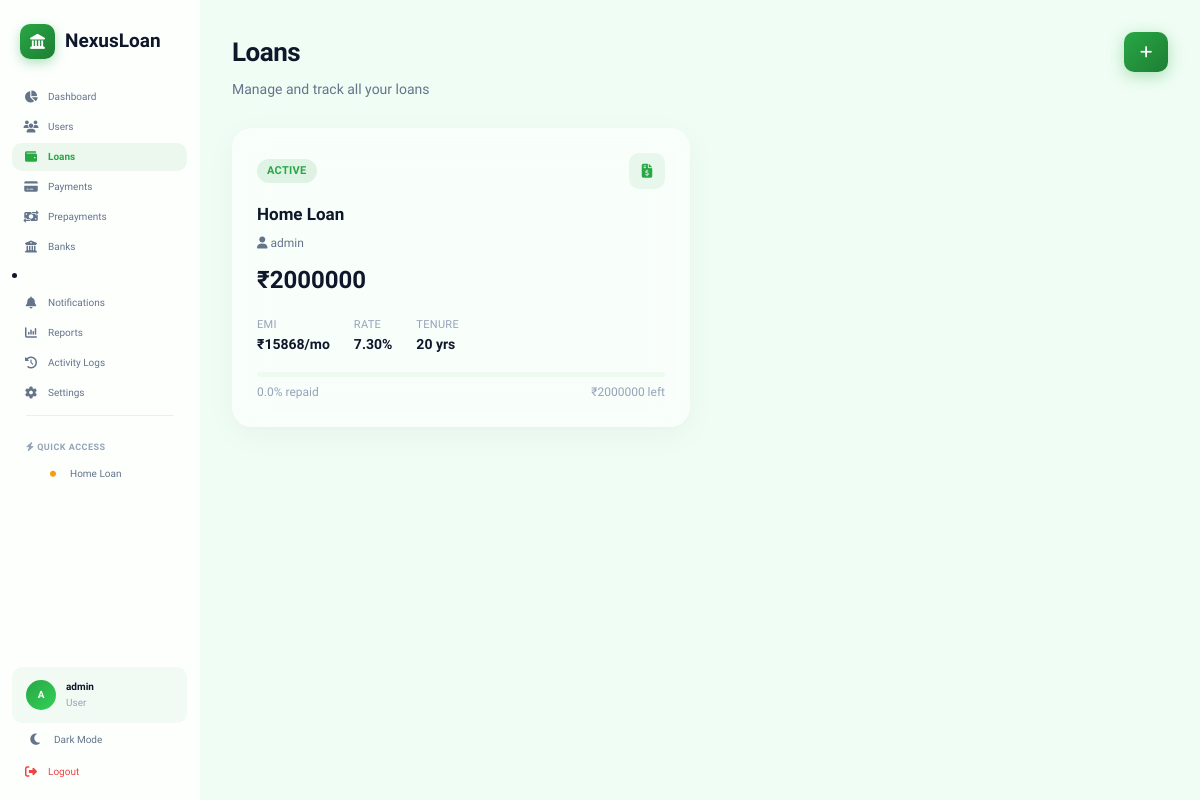
Page /loans/ (signed in) on the earlier database version.
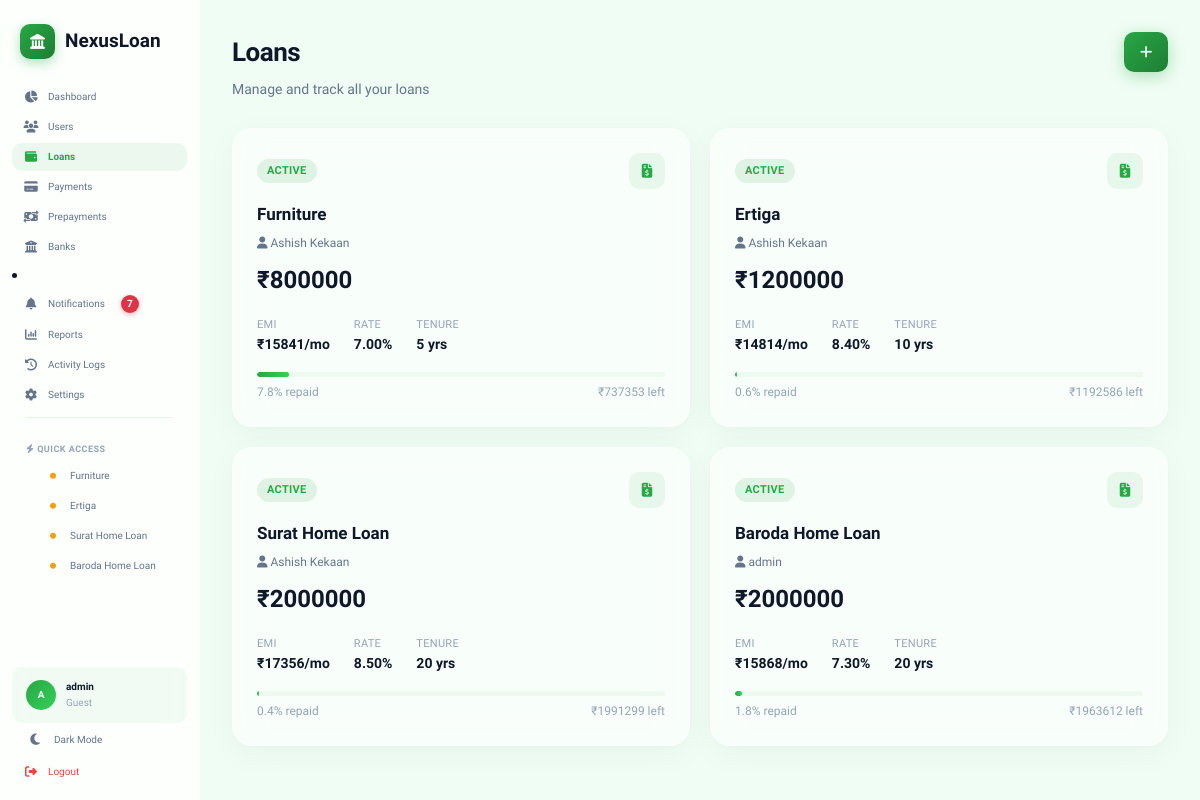
Same page on the later database version.
### loans/models.py (models this page shows, shortened)
class Loan(models.Model):
    STATUS_CHOICES = [
        ("active", "Active"),
        ("closed", "Closed"),
        ("default", "Default"),
    ]
    LOAN_TYPE_CHOICES = [
        ("home", "Home Loan"),
        ("car", "Car Loan"),
        ("education", "Education Loan"),
        ("personal", "Personal Loan"),
        ("business", "Business Loan"),
        ("gold", "Gold Loan"),
        ("other", "Other"),
    ]
    EMI_FREQUENCY_CHOICES = [
        ("monthly", "Monthly"),
        ("quarterly", "Quarterly"),
        ("half_yearly", "Half Yearly"),
        ("yearly", "Yearly"),
    ]
    user = models.ForeignKey(
        settings.AUTH_USER_MODEL, on_delete=models.CASCADE, related_name="loans"
    )
    loan_name = models.CharField(max_length=200)
    loan_type = models.CharField(
        max_length=20, choices=LOAN_TYPE_CHOICES, default="home"
    )
    amount = models.DecimalField(max_digits=15, decimal_places=2)
    interest_rate = models.DecimalField(max_digits=5, decimal_places=2)
    tenure_years = models.PositiveIntegerField()
    emi = models.DecimalField(max_digits=15, decimal_places=2)
    start_date = models.DateField()
    first_emi_date = models.DateField(
        null=True,
        blank=True,
        help_text="Date on which first EMI will be deducted.",
    )
    emi_frequency = models.CharField(
        max_length=20,
        choices=EMI_FREQUENCY_CHOICES,
        default="monthly",
    )
    auto_debit = models.BooleanField(
        default=True,
        help_text="Automatically deduct EMI on due date.",
    )
    status = models.CharField(max_length=20, choices=STATUS_CHOICES, default="active")
    closed_date = models.DateField(null=True, blank=True)
    remaining_balance = models.DecimalField(max_digits=15, decimal_places=2, default=0)
    total_interest_paid = models.DecimalField(
        max_digits=15, decimal_places=2, default=0
    )
    is_public = models.BooleanField(
        default=False, help_text="Make visible to lenders for investment"
    )
    funded_amount = models.DecimalField(max_digits=15, decimal_places=2, default=0)
    created_at = models.DateTimeField(auto_now_add=True)
    updated_at = models.DateTimeField(auto_now=True)
    class Meta:
        ordering = ["-created_at"]
        verbose_name = "Loan"
        verbose_name_plural = "Loans"
    @property
    def progress_percent(self):
        if self.amount <= 0:
            return 0
        paid = float(self.amount - self.remaining_balance)
        return round(min(paid / float(self.amount) * 100, 100), 1)

### accounts/models.py (models this page shows, shortened)
class Profile(models.Model):
    ROLE_CHOICES = [
        ("guest", "Guest"),
        ("borrower", "Borrower"),
        ("lender", "Lender"),
    ]
    user = models.OneToOneField(
        settings.AUTH_USER_MODEL, on_delete=models.CASCADE, related_name="profile"
    )
    role = models.CharField(max_length=20, choices=ROLE_CHOICES, default="guest")
    phone = models.CharField(max_length=15, blank=True, null=True)
    available_funds = models.DecimalField(max_digits=15, decimal_places=2, default=0)
    kyc_verified = models.BooleanField(default=False)
    pan_number = models.CharField(max_length=10, blank=True, null=True)
    credit_score = models.PositiveIntegerField(
        default=750, help_text="CIBIL score approximation"
    )
    annual_income = models.DecimalField(max_digits=15, decimal_places=2, default=0)
    created_at = models.DateTimeField(auto_now_add=True)

### loans/views.py (the view)
# urls.py: path("loans/", LoanListView.as_view(), name="loan_list"),
class LoanListView(LoginRequiredMixin, ListView):
    model = Loan
    template_name = "loans/loan_list.html"
    context_object_name = "loans"
    paginate_by = 12
    def get_queryset(self):
        queryset = Loan.objects.select_related("user").order_by("-created_at")
        if self.request.user.is_staff:
            return queryset
        return queryset.filter(user=self.request.user)

### loan_manager/context_processors.py (called while the page is built, shortened)
def loan_notifications(request):
    if not request.user.is_authenticated:
        return {
            "header_notifications": [],
            "header_unread_notifications": 0,
        }
    from loans.models import Notification
    if request.user.is_staff:
        notifications = Notification.objects.select_related("loan", "user").order_by(
            "-created_at"
        )[:5]
        unread_count = Notification.objects.filter(is_read=False).count()
    return {
        "header_notifications": notifications,
        "header_unread_notifications": unread_count,
        "is_admin": request.user.is_staff,
    }

### templates/loans/loan_list.html (shortened to what this page needs)
{% extends 'app_layout.html' %}
{% load static %}
{% block app_content %}
<div class="page-header">
    <div>
        <h1 class="page-title">{% if not request.user.is_staff %}My Loans{% else %}Loans{% endif %}</h1>
        <p class="page-subtitle">Manage and track all your loans</p>
    </div>
    <a href="{% url 'create_loan' %}" class="btn btn-primary" title="Create Loan" style="width: 40px; height: 40px;">
        <i class="fas fa-plus"></i>
    </a>
</div>
{% if loans %}
    <div class="loans-grid">
        {% for loan in loans %}
        <a href="{% url 'loan_detail' loan.pk %}" class="loan-card glass-card">
            <div class="loan-card-header">
                <span class="loan-status-badge badge-{{ loan.status }}">{{ loan.status|title }}</span>
                <span class="loan-type"><i class="fas fa-file-invoice-dollar"></i></span>
            </div>
            <h3 class="loan-card-title">{{ loan.loan_name }}</h3>
            {% if request.user.is_staff %}
                <div style="font-size:12px;color:var(--text-secondary);margin-bottom:8px;">
                    <i class="fas fa-user"></i>
                    {{ loan.user.get_full_name|default:loan.user.username }}
                </div>
            {% endif %}
            <div class="loan-card-amount">₹{{ loan.amount|floatformat:0 }}</div>
            <div class="loan-card-meta">
                <div>
                    <span class="lcm-label">EMI</span>
                    <span class="lcm-value">₹{{ loan.emi|floatformat:0 }}/mo</span>
                </div>
                <div>
                    <span class="lcm-label">Rate</span>
                    <span class="lcm-value">{{ loan.interest_rate }}%</span>
                </div>
                <div>
                    <span class="lcm-label">Tenure</span>
                    <span class="lcm-value">{{ loan.tenure_years }} yrs</span>
                </div>
            </div>
            <div class="loan-progress-section">
                <div class="loan-progress-bar">
                    <div class="loan-progress-fill" style="width: {{ loan.progress_percent }}%"></div>
                </div>
                <div class="loan-progress-info">
                    <span>{{ loan.progress_percent }}% repaid</span>
                    <span>₹{{ loan.remaining_balance|floatformat:0 }} left</span>
                </div>
            </div>
        </a>
        {% endfor %}
    </div>
{% endif %}
{% endblock %}

### templates/app_layout.html (shortened to what this page needs)
{% extends 'base.html' %}
{% load static %}
{% block content %}
<div class="app-layout">
    <aside class="sidebar" id="sidebar">
        <div class="sidebar-header">
            <div class="sidebar-logo">
                <div class="logo-icon">
                    <i class="fas fa-landmark"></i>
                </div>
                <span class="logo-text">NexusLoan</span>
            </div>
        </div>
        <nav class="sidebar-nav">
            <a href="{% url 'dashboard' %}" class="nav-item {% if request.resolver_match.url_name == 'dashboard' %}active{% endif %}">
                <i class="fas fa-chart-pie"></i>
                <span>Dashboard</span>
            </a>
            {% if not request.user.is_staff %}
                <a href="{% url 'loan_list' %}" class="nav-item {% if request.resolver_match.url_name == 'loan_list' %}active{% endif %}">
                    <i class="fas fa-wallet"></i>
                    <span>My Loans</span>
                </a>
                <a href="{% url 'payment_dashboard' %}" class="nav-item {% if request.resolver_match.url_name == 'payment_dashboard' %}active{% endif %}">
                    <i class="fas fa-credit-card"></i>
                    <span>Payments</span>
                </a>
                <a href="{% url 'prepayment_dashboard' %}" class="nav-item {% if request.resolver_match.url_name == 'prepayment_dashboard' %}active{% endif %}">
                    <i class="fas fa-money-bill-transfer"></i>
                    <span>Prepayments</span>
                </a>
                <a href="{% url 'documents_dashboard' %}" class="nav-item {% if request.resolver_match.url_name == 'documents_dashboard' %}active{% endif %}">
                    <i class="fas fa-folder-open"></i>
                    <span>Documents</span>
                </a>
                <li>
                    <a href="{% url 'notifications_dashboard' %}" class="nav-item {% if request.resolver_match.url_name == 'notifications_dashboard' %}active{% endif %}">
                        <i class="fas fa-bell"></i>
                        <span>Notifications</span>
                        {% if header_unread_notifications > 0 %}
                            <span class="notification-badge">{{ header_unread_notifications }}</span>
                        {% endif %}
                    </a>
                </li>
                <a href="{% url 'support_dashboard' %}" class="nav-item {% if request.resolver_match.url_name == 'support_dashboard' %}active{% endif %}">
                    <i class="fas fa-headset"></i>
                    <span>Support</span>
                </a>
                <a href="{% url 'settings_dashboard' %}" class="nav-item {% if request.resolver_match.url_name == 'settings_dashboard' %}active{% endif %}">
                    <i class="fas fa-gear"></i>
                    <span>Settings</span>
                </a>
            {% else %}
                <a href="{% url 'admin_users' %}" class="nav-item {% if request.resolver_match.url_name == 'admin_users' %}active{% endif %}">
                    <i class="fas fa-users"></i>
                    <span>Users</span>
                </a>
                <a href="{% url 'loan_list' %}" class="nav-item {% if request.resolver_match.url_name == 'loan_list' %}active{% endif %}">
                    <i class="fas fa-wallet"></i>
                    <span>Loans</span>
                </a>
                <a href="{% url 'payment_dashboard' %}" class="nav-item {% if request.resolver_match.url_name == 'payment_dashboard' %}active{% endif %}">
                    <i class="fas fa-credit-card"></i>
                    <span>Payments</span>
                </a>
                <a href="{% url 'prepayment_dashboard' %}" class="nav-item {% if request.resolver_match.url_name == 'prepayment_dashboard' %}active{% endif %}">
                    <i class="fas fa-money-bill-transfer"></i>
                    <span>Prepayments</span>
                </a>
                <a href="{% url 'admin_banks' %}" class="nav-item {% if request.resolver_match.url_name == 'admin_banks' %}active{% endif %}">
                    <i class="fas fa-university"></i>
                    <span>Banks</span>
                </a>
                <li>
                    <a href="{% url 'notifications_dashboard' %}" class="nav-item {% if request.resolver_match.url_name == 'notifications_dashboard' %}active{% endif %}">
                        <i class="fas fa-bell"></i>
                        <span>Notifications</span>
                        {% if header_unread_notifications > 0 %}
                            <span class="notification-badge">{{ header_unread_notifications }}</span>
                        {% endif %}
                    </a>
                </li>
                <a href="{% url 'admin_reports' %}" class="nav-item {% if request.resolver_match.url_name == 'admin_reports' %}active{% endif %}">
                    <i class="fas fa-chart-column"></i>
                    <span>Reports</span>
                </a>
                <a href="{% url 'activity_logs_dashboard' %}" class="nav-item {% if request.resolver_match.url_name == 'activity_logs_dashboard' %}active{% endif %}">
                    <i class="fas fa-clock-rotate-left"></i>
                    <span>Activity Logs</span>
                </a>
                <a href="{% url 'settings_dashboard' %}" class="nav-item {% if request.resolver_match.url_name == 'settings_dashboard' %}active{% endif %}">
                    <i class="fas fa-gear"></i>
                    <span>Settings</span>
                </a>
            {% endif %}
            {% if loans %}
                <div class="nav-divider"></div>
                <span class="nav-label">
                    <i class="fas fa-bolt"></i>
                    Quick Access
                </span>
                {% for loan in loans %}
                    {% if loan.status == 'active' %}
                        <a href="{% url 'loan_detail' loan.pk %}" class="nav-item nav-sub {% if request.resolver_match.url_name == 'loan_detail' and request.resolver_match.kwargs.pk|slugify == loan.pk|slugify %}active{% endif %}">
                            <i class="fas fa-circle" style="font-size:6px; color: var(--accent);"></i>
                            <span>{{ loan.loan_name|truncatechars:18 }}</span>
                        </a>
                    {% endif %}
                {% endfor %}
            {% endif %}
        </nav>
        <div class="sidebar-footer">
            <div class="user-info">
                <div class="user-avatar">{{ request.user.first_name.0|default:request.user.username.0|upper }}</div>
                <div class="user-details">
                    <span class="user-name">{{ request.user.get_full_name|default:request.user.username }}</span>
                    <span class="user-role">
                        {% if request.user.profile %}
                            {{ request.user.profile.get_role_display }}
                        {% else %}
                            User
                        {% endif %}
                    </span>
                </div>
            </div>
            <button class="theme-toggle" id="themeToggle" aria-label="Toggle dark mode">
                <i class="fas fa-moon" id="themeIcon"></i>
                <span id="themeLabel" style="font-size: 10px;">Dark Mode</span>
            </button>
            <a href="{% url 'logout' %}" class="nav-item nav-logout">
                <i class="fas fa-sign-out-alt"></i>
                <span>Logout</span>
            </a>
        </div>
    </aside>
    <main class="main-content">
        {% block app_content %}{% endblock %}
    </main>
</div>
{% endblock %}

### templates/base.html (shortened to what this page needs)
{% load static %}
<!DOCTYPE html>
<html lang="en" data-theme="light">
<head>
    <link rel="stylesheet" href="https://cdnjs.cloudflare.com/ajax/libs/font-awesome/6.5.1/css/all.min.css">
    <link rel="stylesheet" href="{% static 'css/style.css' %}">
</head>
<body>
    {% block content %}{% endblock %}
</body>
</html>

### templates/app_layout.html (style rules this page uses)
.notification-badge { display: inline-flex; align-items: center; justify-content: center; min-width: 18px; height: 18px; padding: 0 6px; margin-left: 8px; background: #dc3545; color: #ffffff; font-size: 10px; font-weight: 650; line-height: 1; border-radius: 50px; box-shadow: 0 2px 5px rgba(220, 53, 69, 0.35); vertical-align: middle; }

Differences in the rows shown:
removed Loan: loan_name "Home Loan", status "ACTIVE", user.get_full_name "admin", amount "2000000", emi "15868", interest_rate "7.30", tenure_years "20", progress_percent "0.0", remaining_balance "2000000"
added Loan: loan_name "Furniture", status "ACTIVE", user.get_full_name "Ashish Kekaan", amount "800000", emi "15841", interest_rate "7.00", tenure_years "5", progress_percent "7.8", remaining_balance "737353"
added Loan: loan_name "Ertiga", status "ACTIVE", user.get_full_name "Ashish Kekaan", amount "1200000", emi "14814", interest_rate "8.40", tenure_years "10", progress_percent "0.6", remaining_balance "1192586"
added Loan: loan_name "Surat Home Loan", status "ACTIVE", user.get_full_name "Ashish Kekaan", amount "2000000", emi "17356", interest_rate "8.50", tenure_years "20", progress_percent "0.4", remaining_balance "1991299"
added Loan: loan_name "Baroda Home Loan", status "ACTIVE", user.get_full_name "admin", amount "2000000", emi "15868", interest_rate "7.30", tenure_years "20", progress_percent "1.8", remaining_balance "1963612"
Other differences:
{{ header_unread_notifications }}: (not shown) → "7"
{{ request.user.profile.get_role_display }}: (not shown) → "Guest"
text no longer shown: "User"
